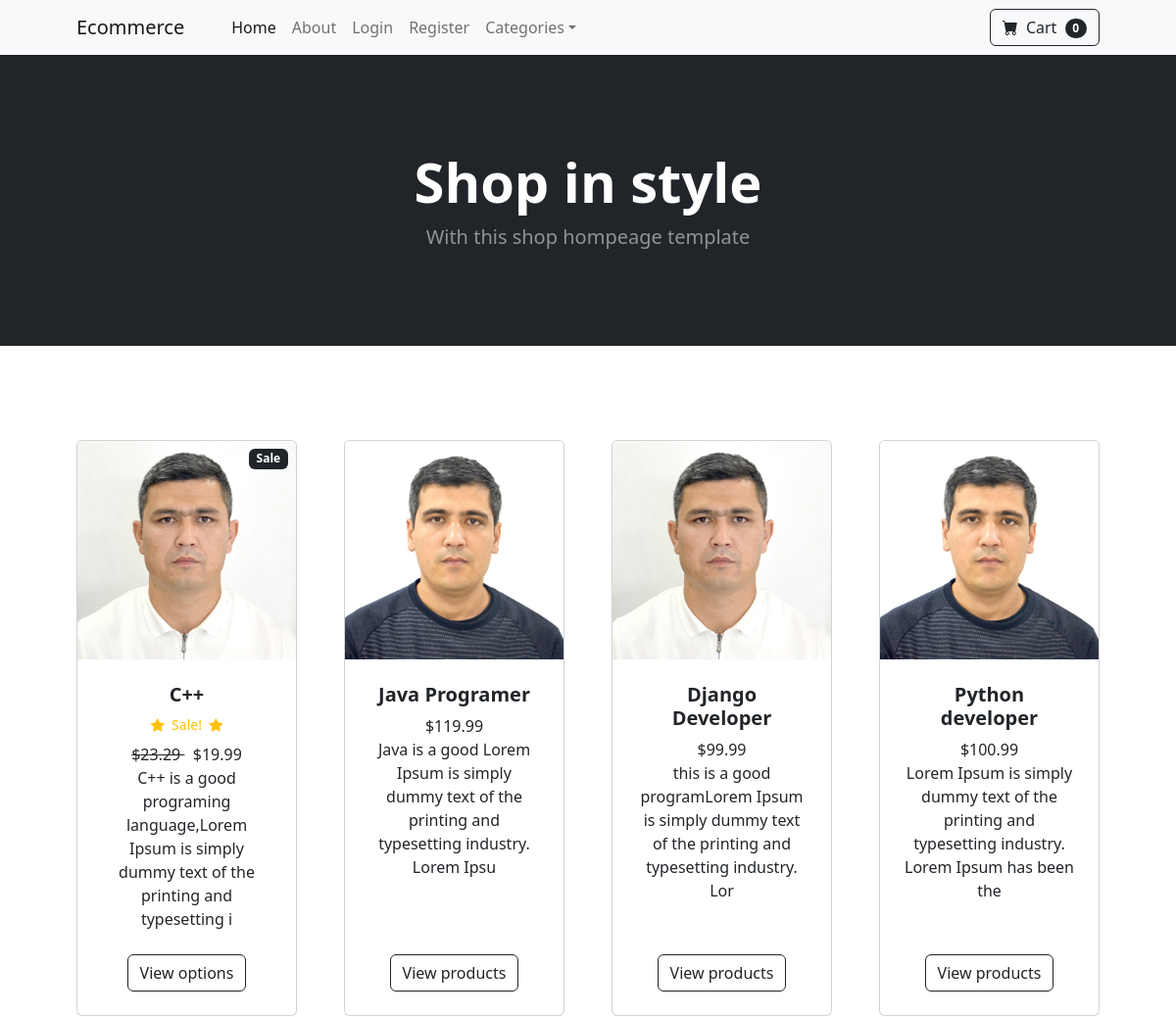
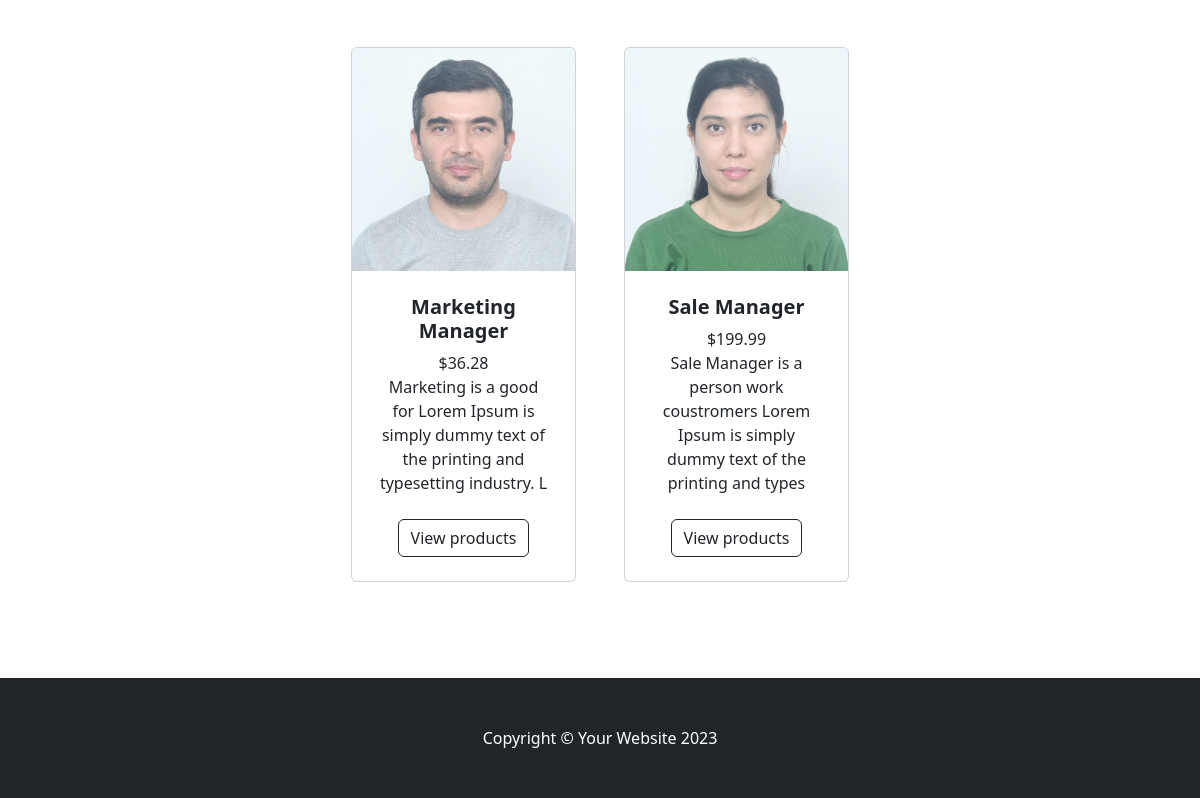
The page / on the database its author committed (2 pictures, top to bottom).
### store/models.py (models this page shows, shortened)
class Product(models.Model):
    name = models.CharField(max_length=50)
    price = models.DecimalField(default=0, decimal_places=2, max_digits=6)
    category = models.ForeignKey(Category, on_delete=models.CASCADE, default=1)
    description = models.CharField(max_length=100, default='', blank=True, null=True)
    image = models.ImageField(upload_to='uploads/product/')
    is_sale = models.BooleanField(default=False)
    sale_price = models.DecimalField(default=0, decimal_places=2, max_digits=6)

### store/views.py (the view)
# urls.py: path('', views.home, name='home'),
def home(request):
    products = Product.objects.all()
    return render(request, 'store/home.html', {'products':products})

### cart/cart.py (called while the page is built)
    def __len__(self):
        response = sum(item['product_qty'] for item in self.cart.values())
        return response

### cart/context_processors.py (called while the page is built)
def cart(request):
    return {'cart': Cart(request)}

### store/templates/store/home.html (shortened to what this page needs)
{% extends 'store/base.html' %}
{% block content %}
        <header class="bg-dark py-5">
            <div class="container px-4 px-lg-5 my-5">
                <div class="text-center text-white">
                    <h1 class="display-4 fw-bolder">Shop in style</h1>
                    <p class="lead fw-normal text-white-50 mb-0">With this shop hompeage template</p>
                </div>
            </div>
        </header>
        <section class="py-5">
            <div class="container px-4 px-lg-5 mt-5">
                <div class="row gx-4 gx-lg-5 row-cols-2 row-cols-md-3 row-cols-xl-4 justify-content-center">
                    {% for product in products %}
                    {% if product.is_sale %}
                    <div class="col mb-5">
                        <div class="card h-100">
                            <div class="badge bg-dark text-white position-absolute"
                            style="top:0.5rem; right: 0.5rem" >Sale</div>
                            <img class="card-img-top" src="{{ product.image.url }}" alt="..." />
                            <div class="card-body p-4">
                                <div class="text-center">
                                    <h5 class="fw-bolder">{{ product.name }}</h5>
                <div class="d-flex
                    justify-content-center small
                    text-warning mb-2 ">
                    <div class="bi-star-fill"></div>
                    &nbsp;&nbsp;Sale!&nbsp;&nbsp;
                    <div class="bi-star-fill"></div>
                </div>
                                    <strike>
                                    ${{ product.price }}
                                    </strike>
                                    &nbsp
                                    ${{ product.sale_price }}
                                    {{ product.description }}
                                </div>
                            </div>
                            <div class="card-footer p-4 pt-0 border-top-0 bg-transparent">
            <div class="text-center">
                <a class="btn btn-outline-dark mt-auto" href="{% url 'product' product.id %}">View options</a>
            </div>
                            </div>
                        </div>
                    </div>
                    {% else %}
                    <div class="col mb-5">
                        <div class="card h-100">
                            <img class="card-img-top" src="{{ product.image.url }}" alt="..." />
                            <div class="card-body p-4">
                                <div class="text-center">
                                    <h5 class="fw-bolder">{{ product.name }}</h5>
                                    ${{ product.price }}
                                    {{ product.description }}
                                </div>
                            </div>
                            <div class="card-footer p-4 pt-0 border-top-0 bg-transparent">
                <div class="text-center">
                    <a class="btn btn-outline-dark mt-auto"
                        href="{% url 'product' product.id %}">View products</a>
                </div>
                            </div>
                        </div>
                    </div>
                    {% endif %}
                    {% endfor %}
                </div>
            </div>
        </section>
{% endblock %}

### store/templates/store/base.html (shortened to what this page needs)
{% load static %}
<!DOCTYPE html>
<html lang="en">
    <head>
        <link href="https://cdn.jsdelivr.net/npm/bootstrap-icons@1.5.0/font/bootstrap-icons.css"
         rel="stylesheet" />
        <link href="{%  static 'css/styles.css' %}" rel="stylesheet" />
    </head>
    <body>
        {% include 'store/navbar.html' %}
        {%  block content %}
        {% endblock %}
        <footer class="py-5 bg-dark">
            <div class="container"><p class="m-0 text-center text-white">Copyright &copy; Your Website 2023</p></div>
        </footer>
    </body>
</html>

### store/templates/store/navbar.html (shortened to what this page needs)
<nav class="navbar navbar-expand-lg navbar-light bg-light">
    <div class="container px-4 px-lg-5">
        <a class="navbar-brand" href="{% url 'home' %}">Ecommerce</a>
        <div class="collapse navbar-collapse" id="navbarSupportedContent">
            <ul class="navbar-nav me-auto mb-2 mb-lg-0 ms-lg-4">
                <li class="nav-item"><a class="nav-link active" aria-current="page" href="{% url 'home' %}">Home</a></li>
                <li class="nav-item"><a class="nav-link" href="{% url 'about' %}">About</a></li>
                {% if user.is_authenticated %}
                    <li class="nav-item"><a class="nav-link" href="{% url 'logout' %}">Logout</a></li>
                {% else %}
                    <li class="nav-item"><a class="nav-link" href="{% url 'login' %}">Login</a></li>
                    <li class="nav-item"><a class="nav-link" href="{% url 'register' %}">Register</a></li>
                {% endif %}
                <li class="nav-item dropdown">
                    <a class="nav-link dropdown-toggle" id="navbarDropdown" href="#"
                     role="button" data-bs-toggle="dropdown" aria-expanded="false">Categories</a>
                </li>
            </ul>
<form class="d-flex">
<a href="{% url 'cart_summary' %}" class="btn btn-outline-dark">
        <i class="bi-cart-fill me-1"></i>
        Cart
        <span class="badge bg-dark text-white ms-1 rounded-pill"
            id="cart_quantity">
            {% with total_qty=cart|length %}
            {% if total_qty > 0 %}
            {{ total_qty }}
                {% else %}
                0
            {% endif %}
       {% endwith %}
    </span>
</a>
            </form>
        </div>
    </div>
</nav>

### rows shown on the page
Product: image (picture), name "C++", price "23.29", sale_price "19.99", description "C++ is a good programing language,Lorem Ipsum is simply dummy text of the printing and typesetting i"
Product: image (picture), name "Java Programer", price "119.99", description "Java is a good Lorem Ipsum is simply dummy text of the printing and typesetting industry. Lorem Ipsu"
Product: image (picture), name "Django Developer", price "99.99", description "this is a good programLorem Ipsum is simply dummy text of the printing and typesetting industry. Lor"
Product: image (picture), name "Python developer", price "100.99", description "Lorem Ipsum is simply dummy text of the printing and typesetting industry. Lorem Ipsum has been the"
Product: image (picture), name "Marketing Manager", price "36.28", description "Marketing is a good for Lorem Ipsum is simply dummy text of the printing and typesetting industry. L"
Product: image (picture), name "Sale Manager", price "199.99", description "Sale Manager is a person work coustromers Lorem Ipsum is simply dummy text of the printing and types"
